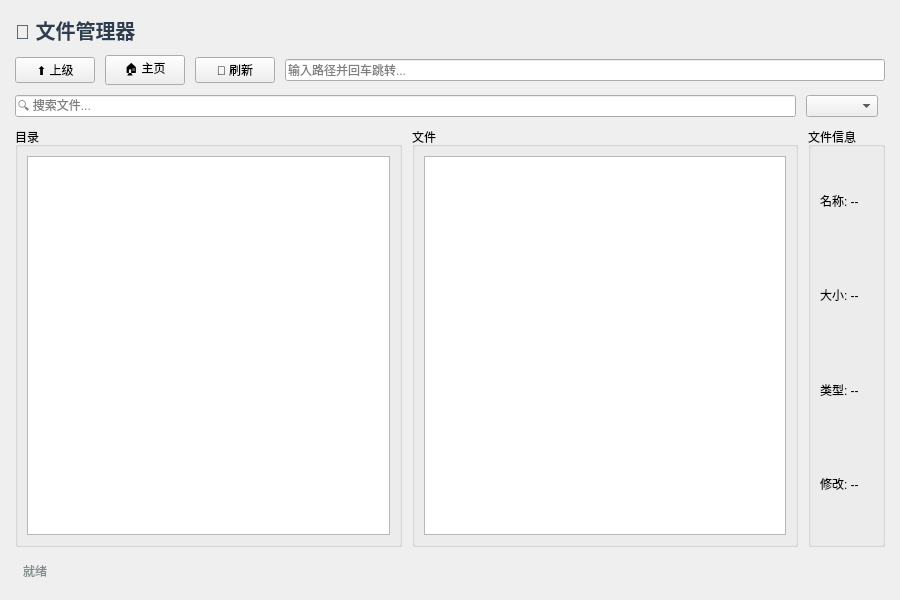
<?xml version="1.0" encoding="UTF-8"?>
<ui version="4.0">
 <class>FileManagerPage</class>
 <widget class="QWidget" name="FileManagerPage">
  <property name="geometry">
   <rect>
    <x>0</x>
    <y>0</y>
    <width>900</width>
    <height>600</height>
   </rect>
  </property>
  <property name="windowTitle">
   <string>文件管理器</string>
  </property>
  <layout class="QVBoxLayout" name="mainLayout">
   <property name="spacing">
    <number>10</number>
   </property>
   <property name="leftMargin">
    <number>15</number>
   </property>
   <property name="topMargin">
    <number>15</number>
   </property>
   <property name="rightMargin">
    <number>15</number>
   </property>
   <property name="bottomMargin">
    <number>15</number>
   </property>
   
   <!-- 标题 -->
   <item>
    <widget class="QLabel" name="titleLabel">
     <property name="text">
      <string>📁 文件管理器</string>
     </property>
     <property name="styleSheet">
      <string notr="true">font-size: 20px; font-weight: bold; color: #2c3e50;</string>
     </property>
    </widget>
   </item>
   
   <!-- 工具栏 -->
   <item>
    <layout class="QHBoxLayout" name="toolbarLayout">
     <item>
      <widget class="QPushButton" name="upButton">
       <property name="text">
        <string>⬆ 上级</string>
       </property>
       <property name="toolTip">
        <string>返回上级目录</string>
       </property>
      </widget>
     </item>
     <item>
      <widget class="QPushButton" name="homeButton">
       <property name="text">
        <string>🏠 主页</string>
       </property>
       <property name="toolTip">
        <string>跳转到用户目录</string>
       </property>
      </widget>
     </item>
     <item>
      <widget class="QPushButton" name="refreshButton">
       <property name="text">
        <string>🔄 刷新</string>
       </property>
       <property name="toolTip">
        <string>刷新当前目录</string>
       </property>
      </widget>
     </item>
     <item>
      <widget class="QLineEdit" name="pathEdit">
       <property name="placeholderText">
        <string>输入路径并回车跳转...</string>
       </property>
      </widget>
     </item>
    </layout>
   </item>
   
   <!-- 搜索和过滤 -->
   <item>
    <layout class="QHBoxLayout" name="filterLayout">
     <item>
      <widget class="QLineEdit" name="searchEdit">
       <property name="placeholderText">
        <string>🔍 搜索文件...</string>
       </property>
       <property name="minimumWidth">
        <number>200</number>
       </property>
      </widget>
     </item>
     <item>
      <widget class="QComboBox" name="filterCombo">
       <property name="minimumWidth">
        <number>150</number>
       </property>
      </widget>
     </item>
     <item>
      <spacer name="filterSpacer">
       <property name="orientation">
        <enum>Qt::Horizontal</enum>
       </property>
      </spacer>
     </item>
    </layout>
   </item>
   
   <!-- 主内容区 -->
   <item>
    <layout class="QHBoxLayout" name="contentLayout">
     <property name="spacing">
      <number>10</number>
     </property>
     
     <!-- 左侧树形目录 -->
     <item>
      <widget class="QGroupBox" name="navGroup">
       <property name="title">
        <string>目录</string>
       </property>
       <property name="minimumWidth">
        <number>200</number>
       </property>
       <property name="maximumWidth">
        <number>250</number>
       </property>
       <layout class="QVBoxLayout" name="navLayout">
        <item>
         <widget class="QTreeView" name="treeView">
          <property name="headerHidden">
           <bool>true</bool>
          </property>
         </widget>
        </item>
       </layout>
      </widget>
     </item>
     
     <!-- 中间文件列表 -->
     <item>
      <widget class="QGroupBox" name="filesGroup">
       <property name="title">
        <string>文件</string>
       </property>
       <layout class="QVBoxLayout" name="filesLayout">
        <item>
         <widget class="QListView" name="listView">
          <property name="iconSize">
           <size>
            <width>48</width>
            <height>48</height>
           </size>
          </property>
          <property name="spacing">
           <number>5</number>
          </property>
         </widget>
        </item>
       </layout>
      </widget>
     </item>
     
     <!-- 右侧文件信息 -->
     <item>
      <widget class="QGroupBox" name="infoGroup">
       <property name="title">
        <string>文件信息</string>
       </property>
       <property name="minimumWidth">
        <number>200</number>
       </property>
       <property name="maximumWidth">
        <number>250</number>
       </property>
       <layout class="QVBoxLayout" name="infoLayout">
        <item>
         <widget class="QLabel" name="fileNameLabel">
          <property name="text">
           <string>名称: --</string>
          </property>
          <property name="wordWrap">
           <bool>true</bool>
          </property>
         </widget>
        </item>
        <item>
         <widget class="QLabel" name="fileSizeLabel">
          <property name="text">
           <string>大小: --</string>
          </property>
         </widget>
        </item>
        <item>
         <widget class="QLabel" name="fileTypeLabel">
          <property name="text">
           <string>类型: --</string>
          </property>
         </widget>
        </item>
        <item>
         <widget class="QLabel" name="fileDateLabel">
          <property name="text">
           <string>修改: --</string>
          </property>
         </widget>
        </item>
        <item>
         <spacer name="infoSpacer">
          <property name="orientation">
           <enum>Qt::Vertical</enum>
          </property>
         </spacer>
        </item>
       </layout>
      </widget>
     </item>
    </layout>
   </item>
   
   <!-- 状态栏 -->
   <item>
    <widget class="QLabel" name="statusLabel">
     <property name="text">
      <string>就绪</string>
     </property>
     <property name="styleSheet">
      <string notr="true">color: #7f8c8d; padding: 5px;</string>
     </property>
    </widget>
   </item>
  </layout>
 </widget>
 <resources/>
 <connections/>
</ui>
